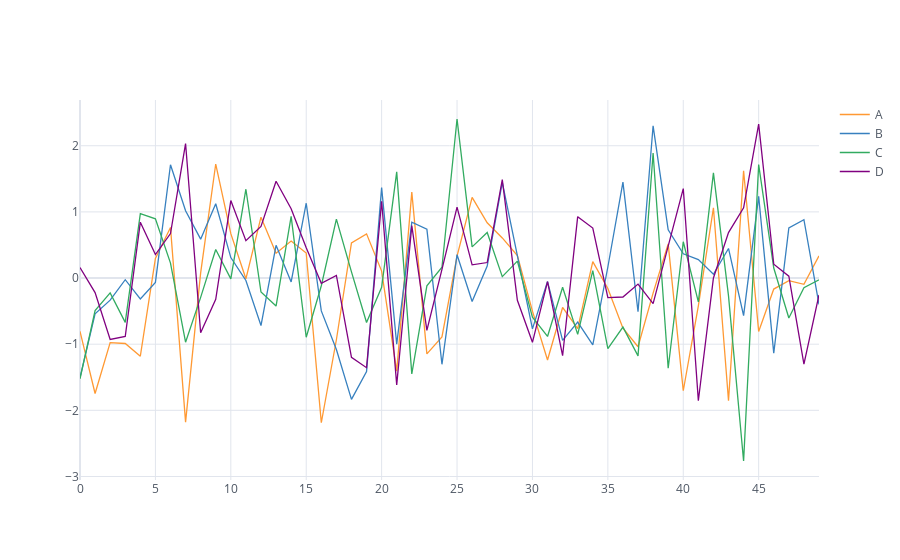

The code cell stored with this chart in its notebook:
### Code cell
# Create a dataframe using a NumPy array that is 50 by 4
arr_1 = np.random.randn(50, 4)
df_1 = pd.DataFrame(arr_1, columns=['A','B','C','D'])
df_1.head()

# Compare old plots to a Plotly interactive plot
# You can save as PNG, Zoom, Pan, Turn off & on Data and more
df_1.iplot()

### Figure 1 — Plotly figure (JSON) as saved in the notebook; plotly's stock layout.template omitted (floating-point values rounded to 4 significant figures)
{"data": [{"line": {"color": "rgba(255, 153, 51, 1.0)", "dash": "solid", "shape": "linear", "width": 1.3}, "mode": "lines", "name": "A", "text": "", "type": "scatter", "x": [0, 1, 2, 3, 4, 5, 6, 7, 8, 9, 10, 11, 12, 13, 14, 15, 16, 17, 18, 19, 20, 21, 22, 23, 24, 25, 26, 27, 28, 29, 30, 31, 32, 33, 34, 35, 36, 37, 38, 39, 40, 41, 42, 43, 44, 45, 46, 47, 48, 49], "y": [-0.8058, -1.746, -0.9761, -0.9897, -1.181, 0.2974, 0.7654, -2.178, 0.07734, 1.724, 0.6715, -0.01116, 0.9198, 0.3751, 0.5601, 0.3783, -2.188, -0.933, 0.5296, 0.6685, 0.1049, -1.407, 1.299, -1.146, -0.891, 0.3304, 1.219, 0.8361, 0.6063, 0.3393, -0.5011, -1.24, -0.4448, -0.7654, 0.249, -0.157, -0.7586, -1.039, -0.2273, 0.5163, -1.704, -0.4196, 1.062, -1.855, 1.623, -0.8068, -0.1665, -0.04007, -0.09546, 0.3352]}, {"line": {"color": "rgba(55, 128, 191, 1.0)", "dash": "solid", "shape": "linear", "width": 1.3}, "mode": "lines", "name": "B", "text": "", "type": "scatter", "x": [0, 1, 2, 3, 4, 5, 6, 7, 8, 9, 10, 11, 12, 13, 14, 15, 16, 17, 18, 19, 20, 21, 22, 23, 24, 25, 26, 27, 28, 29, 30, 31, 32, 33, 34, 35, 36, 37, 38, 39, 40, 41, 42, 43, 44, 45, 46, 47, 48, 49], "y": [-1.506, -0.5417, -0.3339, -0.02506, -0.3164, -0.06648, 1.713, 1.017, 0.588, 1.124, 0.3098, -0.03605, -0.7183, 0.4957, -0.05803, 1.131, -0.4972, -1.079, -1.835, -1.415, 1.368, -1.0, 0.8437, 0.7381, -1.304, 0.353, -0.3549, 0.182, 1.446, 0.3156, -0.7685, -0.05317, -0.9424, -0.6661, -1.011, 0.1671, 1.449, -0.5094, 2.302, 0.7304, 0.3661, 0.2793, 0.05697, 0.4473, -0.5675, 1.235, -1.135, 0.7586, 0.8812, -0.3985]}, {"line": {"color": "rgba(50, 171, 96, 1.0)", "dash": "solid", "shape": "linear", "width": 1.3}, "mode": "lines", "name": "C", "text": "", "type": "scatter", "x": [0, 1, 2, 3, 4, 5, 6, 7, 8, 9, 10, 11, 12, 13, 14, 15, 16, 17, 18, 19, 20, 21, 22, 23, 24, 25, 26, 27, 28, 29, 30, 31, 32, 33, 34, 35, 36, 37, 38, 39, 40, 41, 42, 43, 44, 45, 46, 47, 48, 49], "y": [-1.523, -0.4931, -0.2244, -0.6697, 0.9732, 0.8963, 0.2261, -0.9701, -0.292, 0.4312, -0.01324, 1.343, -0.2105, -0.4231, 0.932, -0.8949, -0.1161, 0.8916, 0.09265, -0.6728, -0.1405, 1.606, -1.448, -0.1178, 0.1629, 2.405, 0.4717, 0.6886, 0.02109, 0.2556, -0.5929, -0.883, -0.1391, -0.8511, 0.112, -1.069, -0.7414, -1.177, 1.89, -1.363, 0.5485, -0.3614, 1.59, -0.2689, -2.766, 1.716, 0.1516, -0.6033, -0.1459, -0.02782]}, {"line": {"color": "rgba(128, 0, 128, 1.0)", "dash": "solid", "shape": "linear", "width": 1.3}, "mode": "lines", "name": "D", "text": "", "type": "scatter", "x": [0, 1, 2, 3, 4, 5, 6, 7, 8, 9, 10, 11, 12, 13, 14, 15, 16, 17, 18, 19, 20, 21, 22, 23, 24, 25, 26, 27, 28, 29, 30, 31, 32, 33, 34, 35, 36, 37, 38, 39, 40, 41, 42, 43, 44, 45, 46, 47, 48, 49], "y": [0.1589, -0.2202, -0.9284, -0.8838, 0.8442, 0.3557, 0.6732, 2.033, -0.8277, -0.3211, 1.172, 0.5652, 0.7816, 1.463, 1.049, 0.4578, -0.07908, 0.04002, -1.2, -1.355, 1.161, -1.616, 0.7927, -0.7905, 0.1311, 1.072, 0.2005, 0.2344, 1.489, -0.3362, -0.9716, -0.0544, -1.174, 0.9283, 0.7563, -0.2948, -0.2866, -0.09168, -0.3855, 0.4892, 1.353, -1.855, 0.0007442, 0.6877, 1.062, 2.327, 0.2086, 0.02848, -1.3, -0.2561]}], "layout": {"legend": {"bgcolor": "#FFFFFF", "font": {"color": "#4D5663"}}, "paper_bgcolor": "#FFFFFF", "plot_bgcolor": "#FFFFFF", "title": {"font": {"color": "#4D5663"}}, "xaxis": {"gridcolor": "#E1E5ED", "showgrid": true, "tickfont": {"color": "#4D5663"}, "title": {"font": {"color": "#4D5663"}, "text": ""}, "zerolinecolor": "#E1E5ED"}, "yaxis": {"gridcolor": "#E1E5ED", "showgrid": true, "tickfont": {"color": "#4D5663"}, "title": {"font": {"color": "#4D5663"}, "text": ""}, "zerolinecolor": "#E1E5ED"}}}
